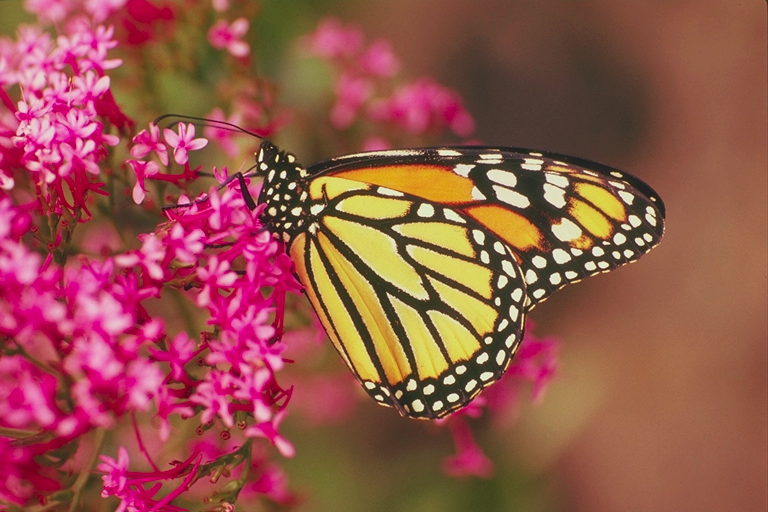
%> input picture Signals and Systems Lab Work/Lab 4/Part1.bmp, 768 x 512 px
$ octave --eval "result = ReadMyImage('Part1.bmp');"   (GNU Octave 9; MATLAB toolbox functions it lacks are replaced by stand-ins)
%> lines starting %> are read from the running program, lines starting %| are printed output that depends on the picture
function [x] = ReadMyImage(string)
%> called with string = 'Part1.bmp'
x=double(rgb2gray(imread(string)));
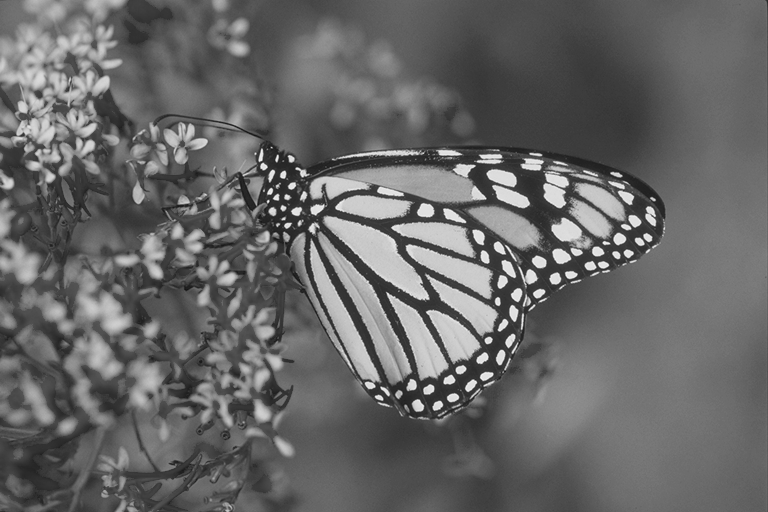
%> x: size 512x768 double; min 21, max 246, mean 102.8
x=x-min(min(x));
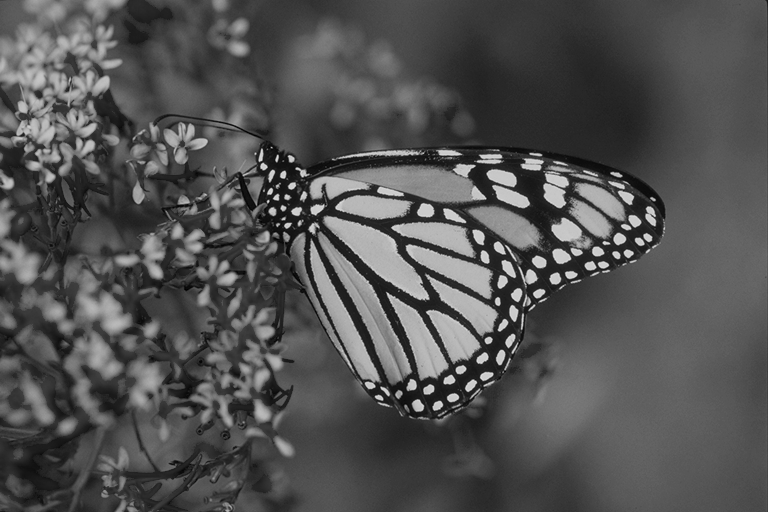
%> x: size 512x768 double; min 0, max 225, mean 81.8
x=x/max(max(x));
x=x-0.5;
end
